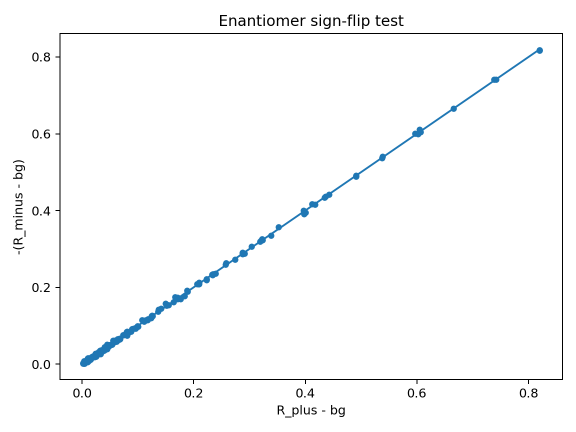
#> input picture SST_Dashboard/Derive_Constants/routeB_RT_bem/enantiomer_signflip_test.png, 1152 x 864 px (shown at 1/2 size)
$ python -i sst_contra_swirl_bridge_test_v0_6_timefield_supplement_audit.py   (imports and definitions only)
#> lines starting #> are read from the running program, lines starting #| are printed output that depends on the picture; after the words box and inside, x2 and y2 are one past the last pixel; in counts of white or black regions, pixels touching at a corner belong together
#!/usr/bin/env python3
# -*- coding: utf-8 -*-
"""
SST Contra-Swirl Bridge Test v0.6 — Time-Field Supplement Audit
=================================================================

Purpose
-------
v0.6 extends the v0.5 spectral EPR/CISS audit by ingesting the Eckvahl et al.
Science 2023 Supplementary Materials PDF (science.adj5328_sm.pdf), extracting
reported time constants / molecular parameters, and deriving an approximate
figure-based time-field TREPR proxy S(B,t) from Fig. S11 and Fig. S12.

This version is intentionally conservative:
- It does NOT treat digitized PDF figures as raw experimental data.
- It labels time-field outputs as FIGURE-DERIVED.
- It can strengthen a research/canon-candidate argument, but cannot return CANON.

Inputs auto-discovered by default
---------------------------------
1. CASTLE-NWU-UNIPR-Eckvahl-Science2023-Fig*.txt
   Field-swept EPR/CISS figure data used by v0.4/v0.5.
2. science.adj5328_sm.pdf
   Supplement containing TREPR methods, TA time constants, Table S1/S2/S7, and
   Fig. S11/S12 time-field TREPR maps.

Outputs
-------
- spectral_long_v06.csv
- spectral_pair_metrics_v06.csv
- supplement_time_constants_v06.csv
- supplement_molecular_parameters_v06.csv
- supplement_simulation_parameters_v06.csv
- timefield_long_v06.csv
- timefield_panel_metrics_v06.csv
- sst_timefield_feature_bank_v06.csv
- canon_timefield_gates_v06.csv
- canon_timefield_summary_v06.md
- audit_result_v06.json
- plots and figure crops

Author: generated with ChatGPT for Omar Iskandarani's SST workflow
License: user-local research utility; adapt freely.
"""

from __future__ import annotations

import argparse
import json
import math
import re
import shutil
import sys
import zipfile
from dataclasses import asdict, dataclass
from pathlib import Path
from typing import Dict, Iterable, List, Optional, Sequence, Tuple

import numpy as np
import pandas as pd

try:
    import matplotlib.pyplot as plt
except Exception:  # pragma: no cover
    plt = None

try:
    import fitz  # PyMuPDF
except Exception:  # pragma: no cover
    fitz = None

try:
    import cv2
except Exception:  # pragma: no cover
    cv2 = None

try:
    from PIL import Image
except Exception:  # pragma: no cover
    Image = None


# -----------------------------------------------------------------------------
# SST canonical constants
# -----------------------------------------------------------------------------
V_SWIRL = 1.09384563e6  # m s^-1, ||v_swirl||
R_C = 1.40897017e-15   # m
RHO_F = 7.0e-7         # kg m^-3
KAPPA_SST = 2.0 * math.pi * R_C * V_SWIRL
H_UNIT = 2.0 * KAPPA_SST * KAPPA_SST


@dataclass
class AuditStatus:
    files_parsed: int
    spectral_channels: int
    spectral_pairs: int
    pdf_found: bool
    pdf_text_extracted: bool
    supplement_time_constants_found: bool
    supplement_molecular_parameters_found: bool
    supplement_simulation_parameters_found: bool
    timefield_figures_digitized: int
    timefield_panels_digitized: int
    raw_timefield_data_available: bool
    figure_derived_timefield_available: bool
    wing_main_temporal_similarity: bool
    ciss_ratio_quasi_constant: bool
    spectral_chiral_contrast_present: bool
    score: float
    status: str


# -----------------------------------------------------------------------------
# General helpers
# -----------------------------------------------------------------------------
def ensure_dir(path: Path) -> Path:
    path.mkdir(parents=True, exist_ok=True)
    return path


# [363 lines left out: functions safe_float, rms, pearson, trapz_abs, figure_id_from_path, classify_channel and 11 more, not called in this run]


def find_heatmap_boxes(rgb: np.ndarray) -> List[Tuple[int, int, int, int]]:
    """Find large saturated heatmap panels on Fig. S11/S12 pages.

    Returns boxes (x0, y0, x1, y1), excluding narrow colorbars when possible.
    """
    if cv2 is None:
        return []
    img = rgb.copy()
    hsv = cv2.cvtColor(img, cv2.COLOR_RGB2HSV)
#> hsv: shape (864, 1152, 3); mean H, S, V 1.1, 2, 251
    h, s, v = cv2.split(hsv)
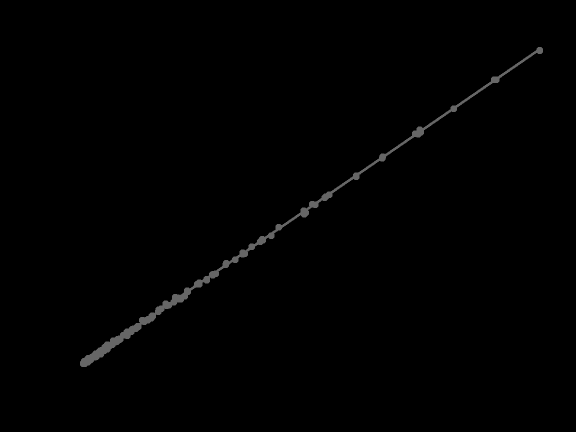
#> h: shape (864, 1152) (shown at 1/2 size); min 0, max 120, mean 1.1
    # Saturated, non-white pixels; exclude small text and blue page number by area later.
    mask = ((s > 45) & (v > 60)).astype(np.uint8) * 255
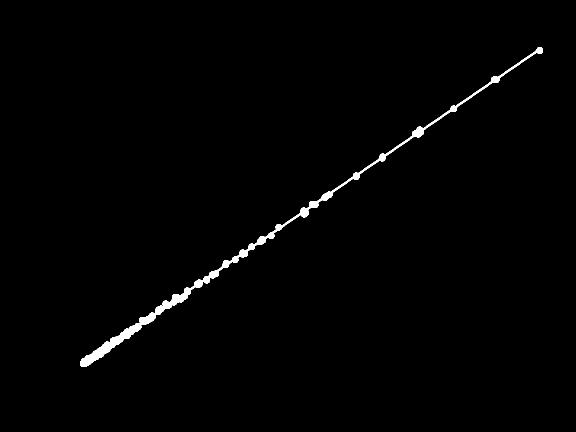
#> mask: shape (864, 1152) (shown at 1/2 size); 1% white; 1 white region, box (x1, y1, x2, y2) and area: (160, 94, 1086, 734) 10068
    kernel = np.ones((5, 5), np.uint8)
    mask = cv2.morphologyEx(mask, cv2.MORPH_CLOSE, kernel)
#> mask: shape (864, 1152); 1% white; 1 white region, box (x1, y1, x2, y2) and area: (160, 94, 1086, 734) 10222
    n, labels, stats, _ = cv2.connectedComponentsWithStats(mask, 8)
#> n = 2; stats = [[0, 0, 1152, 864, 985106], [160, 94, 926, 640, 10222]]
    candidates = []
    H, W = mask.shape
#> H = 864; W = 1152
    for lab in range(1, n):
        x, y, w, hgt, area = stats[lab]
        if area < 5000:
            continue
        if w < 150 or hgt < 150:
            continue
        aspect = w / max(hgt, 1)
        if aspect < 0.5 or aspect > 3.5:
            continue
        # Exclude colorbars by width. Exclude decorative full-page artifacts.
        if w > 0.8 * W or hgt > 0.8 * H:
            continue
        candidates.append((x, y, x + w, y + hgt, area))
#> this loop made 1 pass
#> (x, y, w, hgt, area, aspect) on pass 1: (160, 94, 926, 640, 10222, 1.45)
#> after the loop, candidates = []
    # Sometimes heatmap + colorbar are connected. Trim right edge if a narrow colorbar is included.
    boxes = []
    for x0, y0, x1, y1, area in candidates:
        crop = mask[y0:y1, x0:x1]
        col_density = crop.mean(axis=0) / 255.0
        # Find main plot horizontal span: dense columns excluding isolated right colorbar.
        cols = np.where(col_density > 0.10)[0]
        if len(cols) > 20:
            # largest run
            splits = np.where(np.diff(cols) > 5)[0]
            runs = []
            start = 0
            for sp in splits:
                runs.append(cols[start:sp + 1])
                start = sp + 1
            runs.append(cols[start:])
            # choose widest run, usually the heatmap not colorbar
            run = max(runs, key=len)
            nx0, nx1 = int(run[0]), int(run[-1])
            # Keep only if the run is reasonably wide.
            if nx1 - nx0 > 0.55 * (x1 - x0):
                x0 = x0 + nx0
                x1 = x0 + (nx1 - nx0)
        boxes.append((int(x0), int(y0), int(x1), int(y1)))
#> this loop made 0 passes
#> after the loop, boxes = []
    # Deduplicate/merge nearly identical boxes.
    uniq = []
    for b in boxes:
        x0, y0, x1, y1 = b
        duplicate = False
        for u in uniq:
            ux0, uy0, ux1, uy1 = u
            inter_x0, inter_y0 = max(x0, ux0), max(y0, uy0)
            inter_x1, inter_y1 = min(x1, ux1), min(y1, uy1)
            inter = max(0, inter_x1 - inter_x0) * max(0, inter_y1 - inter_y0)
            area_b = (x1 - x0) * (y1 - y0)
            area_u = (ux1 - ux0) * (uy1 - uy0)
            if inter / max(min(area_b, area_u), 1) > 0.7:
                duplicate = True
                break
        if not duplicate:
            uniq.append(b)
#> after the loop, uniq = []
    uniq = sorted(uniq, key=lambda b: (b[1], b[0]))
    # Keep top two heatmaps (A, B).
    if len(uniq) > 2:
        # Prefer boxes in upper/middle page, not bottom logos/page numbers. Largest area among y<75% H.
        filtered = [b for b in uniq if b[1] < 0.75 * H]
        filtered = sorted(filtered, key=lambda b: (b[2] - b[0]) * (b[3] - b[1]), reverse=True)[:2]
        uniq = sorted(filtered, key=lambda b: (b[1], b[0]))
    return uniq[:2]


# [576 lines left out: functions rgb_to_signal_proxy, resize_proxy, digitize_timefield_pages, compute_timefield_panel_metrics, plot_timefield_panel, plot_time_curves and 8 more, not called in this run]


# [2 lines not run here, left out]

>>> import cv2
>>> picture = cv2.cvtColor(cv2.imread('enantiomer_signflip_test.png'), cv2.COLOR_BGR2RGB)
>>> result = find_heatmap_boxes(picture)
#> result = []

$ run again, on SST_Dashboard/Derive_Constants/routeB_RT_bem/bridge_length_response_fit.png
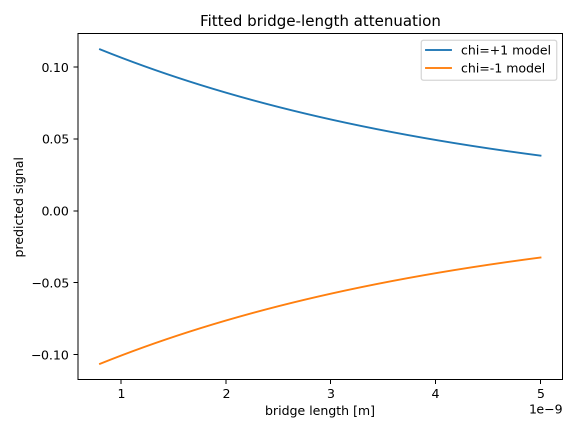
#> input picture SST_Dashboard/Derive_Constants/routeB_RT_bem/bridge_length_response_fit.png, 1152 x 864 px (shown at 1/2 size)
#> hsv: shape (864, 1152, 3); mean H, S, V 0.5, 1.6, 250.6
#> in find_heatmap_boxes, `h, s, v = cv2.split(hsv)`:
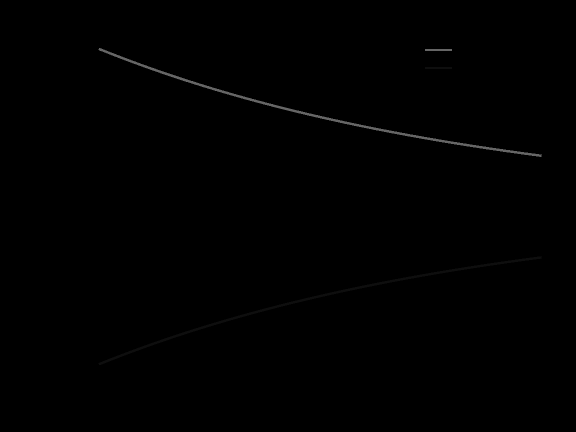
#> h: shape (864, 1152) (shown at 1/2 size); min 0, max 120, mean 0.5
#> in find_heatmap_boxes, `mask = ((s > 45) & (v > 60)).astype(np.uint8) * 255`:
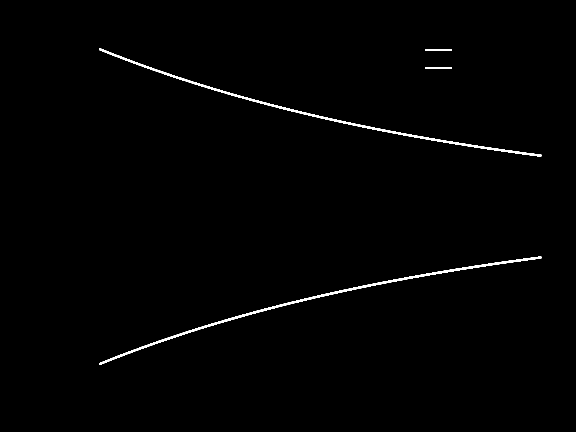
#> mask: shape (864, 1152) (shown at 1/2 size); 0.83% white; 4 white regions, box (x1, y1, x2, y2) and area: (198, 513, 1083, 730) 3985, (198, 96, 1083, 313) 3830, (850, 98, 904, 102) 216, (850, 134, 904, 138) 216
#> labels: shape (864, 1152) int32; 5 distinct labels, from 0 to 4
#> n = 5; stats = [[0, 0, 1152, 864, 987081], [198, 96, 885, 217, 3830], [850, 98, 54, 4, 216], [850, 134, 54, 4, 216], [198, 513, 885, 217, 3985]]
#> the loop in find_heatmap_boxes, `for lab in range(1, n):` made 4 passes
#> after the loop in find_heatmap_boxes, `for lab in range(1, n):`: candidates = []

$ run again, on SST_Dashboard/Derive_Constants/routeB_RT_bem/observed_vs_predicted.png
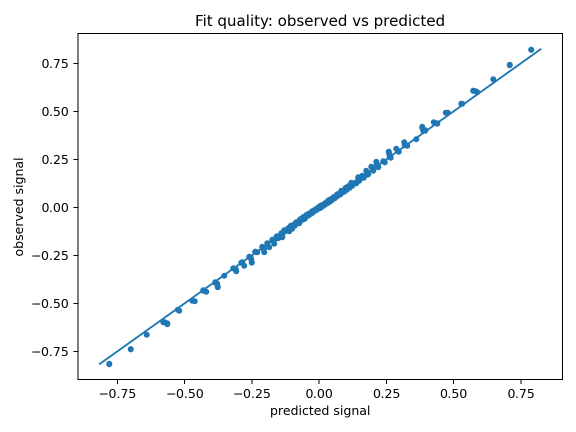
#> input picture SST_Dashboard/Derive_Constants/routeB_RT_bem/observed_vs_predicted.png, 1152 x 864 px (shown at 1/2 size)
#> hsv: shape (864, 1152, 3); mean H, S, V 1.4, 2.4, 250
#> in find_heatmap_boxes, `mask = ((s > 45) & (v > 60)).astype(np.uint8) * 255`:
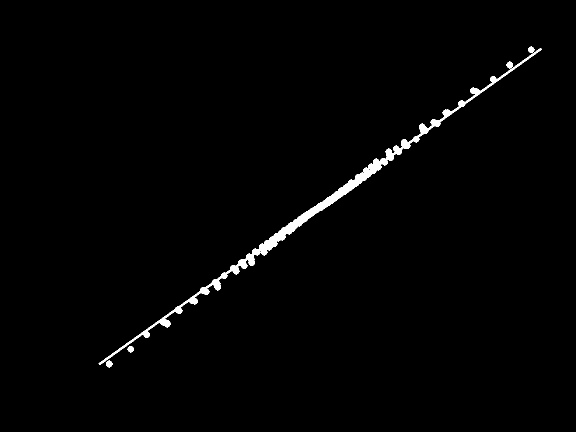
#> mask: shape (864, 1152) (shown at 1/2 size); 1.2% white; 5 white regions, box (x1, y1, x2, y2) and area: (197, 96, 1083, 730) 11608, (1013, 123, 1026, 137) 134, (212, 721, 225, 735) 134, (1056, 93, 1069, 106) 121, (255, 692, 268, 705) 121
#> labels: shape (864, 1152) int32; values 0 (black) and 1 (white), 1.3% white; 1 white region, box (x1, y1, x2, y2) and area: (197, 93, 1083, 735) 12640
#> n = 2; stats = [[0, 0, 1152, 864, 982688], [197, 93, 886, 642, 12640]]
#> the loop in find_heatmap_boxes, `for lab in range(1, n):` made 1 pass
#> (x, y, w, hgt, area, aspect) on pass 1: (197, 93, 886, 642, 12640, 1.38)
#> after the loop in find_heatmap_boxes, `for lab in range(1, n):`: candidates = [(197, 93, 1083, 735, 12640)]
#> the loop in find_heatmap_boxes, `for x0, y0, x1, y1, area in candidates:` made 1 pass
#> pass 1, in find_heatmap_boxes, `crop = mask[y0:y1, x0:x1]`:
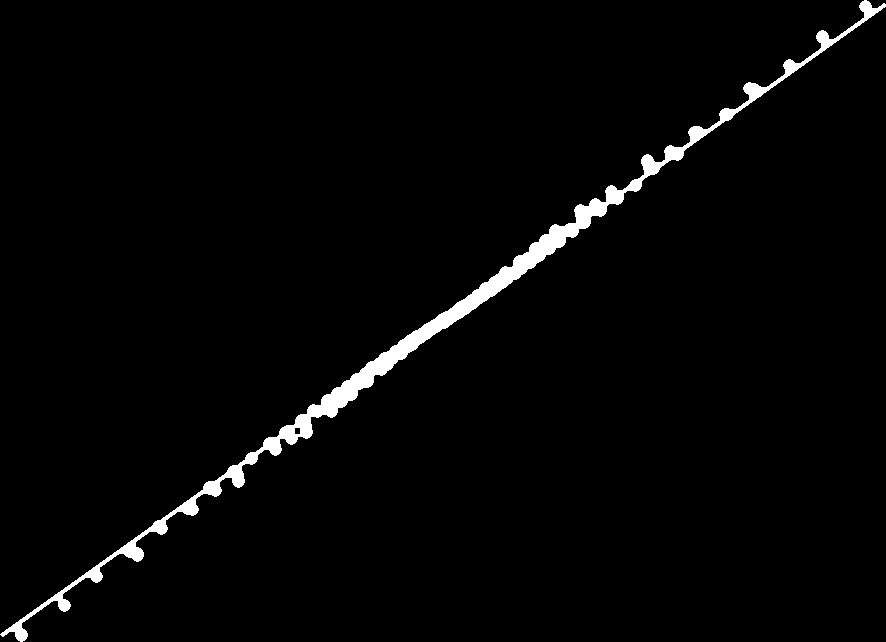
#> crop: shape (642, 886); 2.2% white; 1 white region, box (x1, y1, x2, y2) and area: (0, 0, 886, 642) 12640
#> after the loop in find_heatmap_boxes, `for x0, y0, x1, y1, area in candidates:`: boxes = [(197, 93, 1083, 735)]
#> the loop in find_heatmap_boxes, `for b in boxes:` made 1 pass

$ run again, on SST_Dashboard/Derive_Constants/routeB_RT_bem/pairwise_odd_fraction_power.png
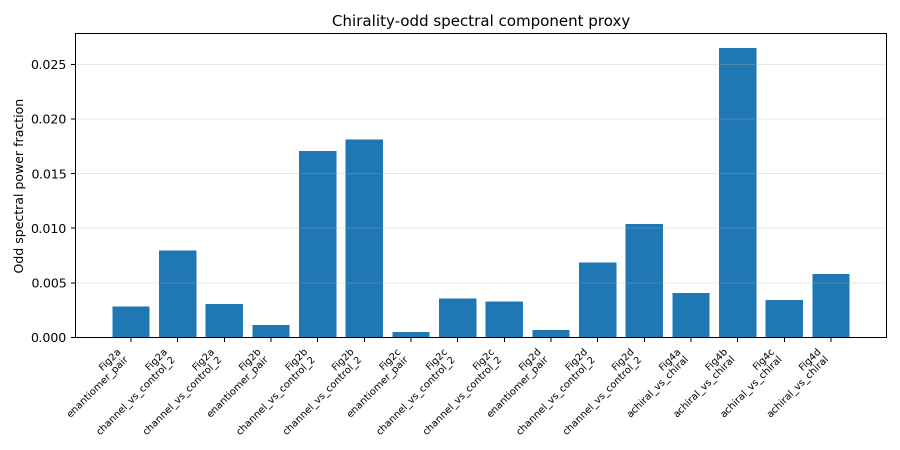
#> input picture SST_Dashboard/Derive_Constants/routeB_RT_bem/pairwise_odd_fraction_power.png, 1800 x 900 px (shown at 1/2 size)
#> hsv: shape (900, 1800, 3); mean H, S, V 11.8, 24.3, 241.1
#> in find_heatmap_boxes, `h, s, v = cv2.split(hsv)`:
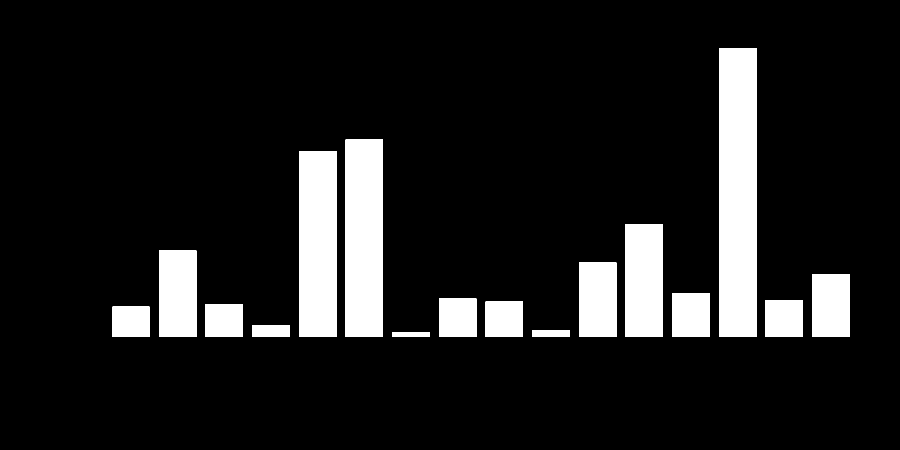
#> h: shape (900, 1800) (shown at 1/2 size); values 0 (black) and 102 (white), 11.6% white; 16 white regions, largest, box (x1, y1, x2, y2) and area: (1438, 96, 1513, 674) 43350, (691, 279, 766, 674) 29625, (598, 302, 673, 674) 27900
#> in find_heatmap_boxes, `n, labels, stats, _ = cv2.connectedComponentsWithStats(mask, 8)`:
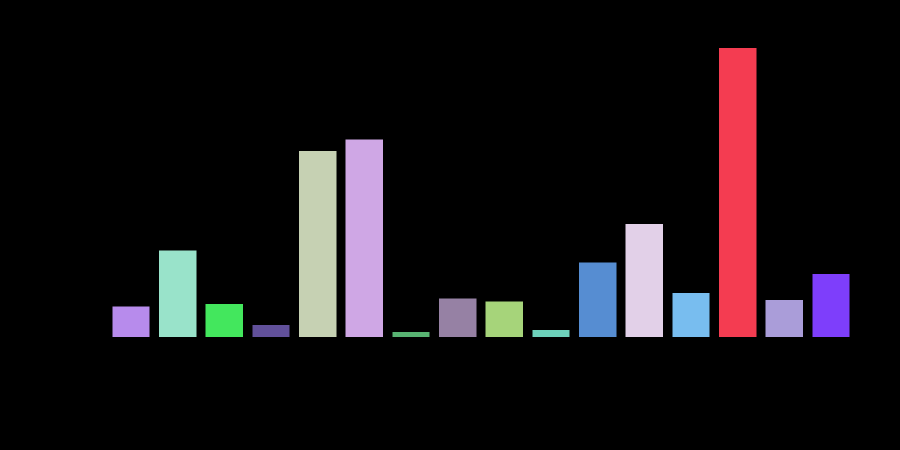
#> labels: shape (900, 1800) int32 (shown at 1/2 size); 17 distinct labels, from 0 to 16; one colour per label, 0 black
#> n = 17; stats = 17 rows, first 6: [0, 0, 1800, 900, 1432523], [1438, 96, 75, 578, 43350], [691, 279, 75, 395, 29625], [598, 302, 75, 372, 27900], [1251, 448, 75, 226, 16950], [318, 501, 75, 173, 12975]
#> the loop in find_heatmap_boxes, `for lab in range(1, n):` made 16 passes
#> (x, y, w, hgt, area) on passes 1 to 8: (1438, 96, 75, 578, 43350), (691, 279, 75, 395, 29625), (598, 302, 75, 372, 27900), (1251, 448, 75, 226, 16950), (318, 501, 75, 173, 12975), (1158, 525, 75, 149, 11175), (1625, 548, 74, 126, 9324), (1345, 586, 74, 88, 6512)
#> after the loop in find_heatmap_boxes, `for lab in range(1, n):`: candidates = []
